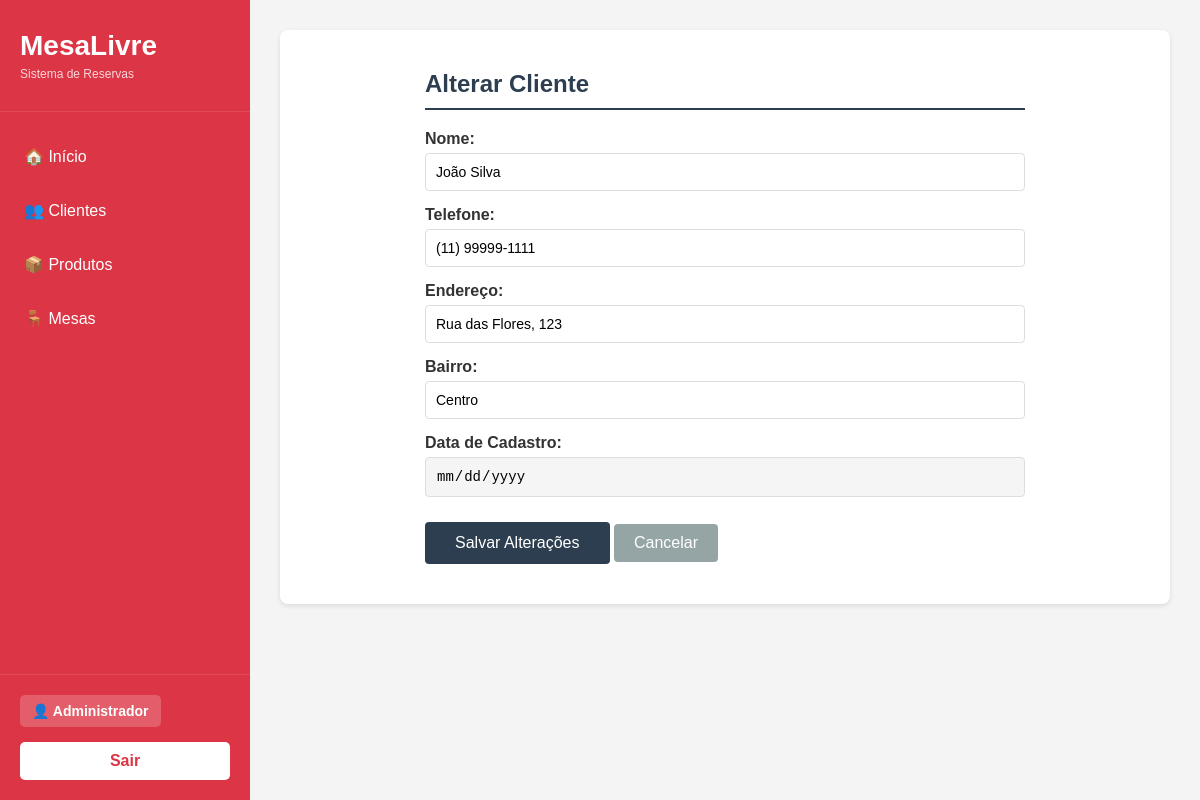
Page /MesaLivre/cliente.php?fun=alterar&id=1 (signed in) on the committed database.
### tables this page shows
CREATE TABLE clientes (
    id_cliente INT AUTO_INCREMENT PRIMARY KEY,
    nome VARCHAR(100) NOT NULL,
    telefone VARCHAR(20),
    endereco VARCHAR(200),
    bairro VARCHAR(100),
    data_cadastro DATETIME
);

### MesaLivre/modelo/cliente/ClienteDAO_class.php (called while the page is built, shortened)
<?php
include_once "ConnectionFactory_class.php";
include_once "Cliente_class.php";
class ClienteDAO {
    public function exibir($id) {
        try {
            $fabrica = new ConnectionFactory();
            $con = $fabrica->getConnection();
            $stmt = $con->prepare("SELECT * FROM clientes WHERE id_cliente = :id");
            $stmt->bindValue(':id', $id);
            $stmt->execute();
            $dado = $stmt->fetchAll(PDO::FETCH_ASSOC);
            $c = new Cliente();
            $c->setIdCliente($dado[0]["id_cliente"]);
            $c->setNome($dado[0]["nome"]);
            $c->setTelefone($dado[0]["telefone"]);
            $c->setEndereco($dado[0]["endereco"]);
            $c->setBairro($dado[0]["bairro"]);
            $c->setDataCadastro($dado[0]["data_cadastro"]);
            return $c;
        } catch (PDOException $ex) {
            echo "Erro ao exibir cliente: " . $ex->getMessage();
        }
    }
}
?>

### MesaLivre/modelo/cliente/ConnectionFactory_class.php (called while the page is built, shortened)
<?php
	class ConnectionFactory{
		public $dbType = "mysql";
		public $host = "localhost";
		public $user = "root";
		public $senha = "";
		public $db = "mesalivre";
		public $persistente = false;
		public function getConnection(){
			try{
				$this->con = new PDO(
					$this->dbType.":host=".$this->host.";dbname=".$this->db,
					$this->user,
					$this->senha,
					array(PDO::ATTR_PERSISTENT => $this->persistente,
					PDO::ATTR_ERRMODE => PDO::ERRMODE_EXCEPTION)
				);
				return $this->con;
			}
			catch(PDOException $ex){
				echo "Erro: " . $ex->getMessage();
			}
		}
	}
?>

### MesaLivre/modelo/cliente/Cliente_class.php (called while the page is built, shortened)
<?php
class Cliente{
    private $nome;
    private $telefone;
    private $endereco;
    private $bairro;
    private $data_cadastro;
    public function getNome(){
        return $this->nome;
    }
    public function setNome($nome){
        $this->nome = $nome;
    }
    public function getTelefone(){
        return $this->telefone;
    }
    public function setTelefone($telefone){
        $this->telefone = $telefone;
    }
    public function getEndereco(){
        return $this->endereco;
    }
    public function setEndereco($endereco){
        $this->endereco = $endereco;
    }
    public function getBairro(){
        return $this->bairro;
    }
    public function setBairro($bairro){
        $this->bairro = $bairro;
    }
    public function getDataCadastro(){
        return $this->data_cadastro;
    }
    public function setDataCadastro($data_cadastro){
        $this->data_cadastro = $data_cadastro;
    }
}
?>

### MesaLivre/visao/cliente/formAlteraCliente.php (the view, shortened to what this page needs)
<div class="form-container">
    <h2>Alterar Cliente</h2>
    <form action="cliente.php?fun=alterar" method="POST">
        <div class="form-group">
            <label for="nome">Nome:</label>
            <input type="text" name="nome" id="nome" value="<?php echo $c->getNome(); ?>" required>
        </div>
        <div class="form-group">
            <label for="telefone">Telefone:</label>
            <input type="text" name="telefone" id="telefone" value="<?php echo $c->getTelefone(); ?>" required>
        </div>
        <div class="form-group">
            <label for="endereco">Endereço:</label>
            <input type="text" name="endereco" id="endereco" value="<?php echo $c->getEndereco(); ?>" required>
        </div>
        <div class="form-group">
            <label for="bairro">Bairro:</label>
            <input type="text" name="bairro" id="bairro" value="<?php echo $c->getBairro(); ?>" required>
        </div>
        <div class="form-group">
            <label for="data_cadastro">Data de Cadastro:</label>
            <input type="date" name="data_cadastro" id="data_cadastro" value="<?php echo $c->getDataCadastro(); ?>" required readonly style="background-color: #f5f5f5; cursor: not-allowed;">
        </div>
        <input type="submit" name="enviar" value="Salvar Alterações">
        <a href="cliente.php?fun=listar" class="btn-back">Cancelar</a>
    </form>
</div>

### assets/css/exibir.css (style rules this page uses)
h2 { color: #2c3e50; margin-bottom: 20px; border-bottom: 2px solid #2c3e50; padding-bottom: 10px; }
.btn-back { background-color: #2c3e50; color: white; padding: 10px 20px; text-decoration: none; border-radius: 4px; display: inline-block; margin-top: 20px; }

### MesaLivre/visao/topo.php (style rules this page uses)
* { margin: 0; padding: 0; box-sizing: border-box; }
body { font-family: Arial, sans-serif; background-color: #f4f4f4; display: flex; min-height: 100vh; }

### MesaLivre/visao/cliente/formAlteraCliente.php (style rules this page uses)
.form-container { max-width: 600px; margin: 0 auto; }
h2 { color: #2c3e50; margin-bottom: 20px; }
.form-group { margin-bottom: 15px; }
label { display: block; margin-bottom: 5px; color: #333; font-weight: bold; }
input[type="text"], input[type="date"] { width: 100%; padding: 10px; border: 1px solid #ddd; border-radius: 4px; font-size: 14px; }
input[type="submit"] { background-color: #2c3e50; color: white; padding: 12px 30px; border: none; border-radius: 4px; cursor: pointer; font-size: 16px; margin-top: 10px; }
.btn-back { background-color: #95a5a6; color: white; padding: 10px 20px; text-decoration: none; border-radius: 4px; display: inline-block; margin-top: 10px; }

### rows in the picture
clientes: nome "João Silva", telefone "(11) 99999-1111", endereco "Rua das Flores, 123", bairro "Centro"

### other values in the picture
$usuario->getNome() "Administrador"
